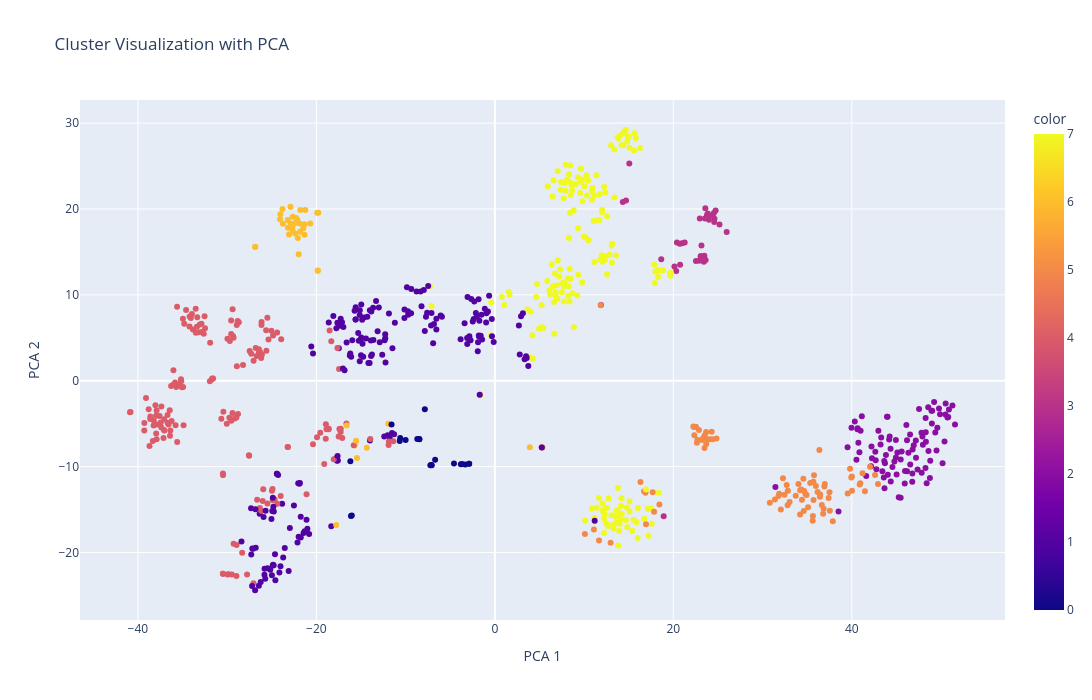

The notebook cell saved with this chart:
### Markdown cell above
### Städte Cluster

### Code cell
from sklearn.cluster import KMeans, HDBSCAN
from sklearn.metrics import silhouette_score, calinski_harabasz_score, davies_bouldin_score
from sklearn.decomposition import PCA

def print_scores(data_to_cluster, clusters):
    # Silhouette-Score
    # Der Silhouette-Score misst, wie ähnlich ein Punkt zu den Punkten in seinem eigenen Cluster ist,
    # im Vergleich zu Punkten in anderen Clustern. Der Wert liegt zwischen -1 und 1, wobei ein höherer
    # Wert eine bessere Clusterqualität anzeigt.
    silhouette_avg = silhouette_score(data_to_cluster, clusters)
    print(f"Silhouette Score: {silhouette_avg}")

    # Calinski-Harabasz-Index
    # Der Calinski-Harabasz-Index bewertet die Clusterqualität basierend auf der Streuung innerhalb
    # der Cluster und der Streuung zwischen den Clustern. Ein höherer Wert zeigt eine bessere
    # Clustertrennung an.
    calinski_harabasz = calinski_harabasz_score(data_to_cluster, clusters)
    print(f"Calinski-Harabasz Index: {calinski_harabasz}")

    # Davies-Bouldin-Index
    # Der Davies-Bouldin-Index misst die durchschnittliche Ähnlichkeit zwischen jedem Cluster und dem
    # Cluster, das ihm am ähnlichsten ist. Ein niedrigerer Wert zeigt eine bessere Clusterqualität an.
    davies_bouldin = davies_bouldin_score(data_to_cluster, clusters)
    print(f"Davies-Bouldin Index: {davies_bouldin}")

def visualize_clusters(data_to_cluster, clusters, plotly=False, data_names=None):
    # Führe t-SNE durch
    # Führe PCA durch

    pca = TSNE(n_components=2)
    pca_result = pca.fit_transform(data_to_cluster.dropna())


    if plotly:
        # Visualisierung mit Plotly
        fig = px.scatter(
            x=pca_result[:, 0],
            y=pca_result[:, 1],
            color=clusters,
            labels={"x": "PCA 1", "y": "PCA 2"},
            hover_name=data_names,
            title="Cluster Visualization with PCA",
            height=700,
            width=1100,
        )
        fig.show()
        return


    # Visualisierung mit Matplotlib
    fig, ax = plt.subplots(figsize=(10, 7))
    scatter = ax.scatter(
        pca_result[:, 0],
        pca_result[:, 1],
        c=clusters[~data_to_cluster.isna().any(axis=1)],
        cmap='viridis',
        alpha=0.7
    )
    ax.set_xlabel("t-SNE 1")
    ax.set_ylabel("t-SNE 2")
    ax.set_title("Cluster Visualization")
    plt.colorbar(scatter, ax=ax, label="Cluster")
    plt.show()



# Selektiere numerische Spalten
numeric_columns = df.select_dtypes(np.number)

# Skaliere die Daten
scaler = StandardScaler()
scaled_numeric = pd.DataFrame(scaler.fit_transform(numeric_columns))


not_na = ~numeric_columns.isna().any(axis=1)
data_to_cluster = scaled_numeric.dropna()

# Führe K-Means-Clustering durch
n_clusters = 8  # Anzahl der Cluster
kmeans = KMeans(n_clusters=n_clusters)
clusters = kmeans.fit_predict(data_to_cluster)

print_scores(data_to_cluster, clusters)
visualize_clusters(data_to_cluster, clusters, plotly=True, data_names=df["city"][not_na])

### Figure 1 — Plotly figure (JSON) as saved in the notebook; plotly's stock layout.template omitted (floating-point values rounded to 4 significant figures; data arrays with more than 128 entries replaced by an {"elided": "..."} marker saying what was removed)
{"data": [{"hovertemplate": "<b>%{hovertext}</b><br><br>PCA 1=%{x}<br>PCA 2=%{y}<br>color=%{marker.color}<extra></extra>", "hovertext": {"elided": "820 str values"}, "legendgroup": "", "marker": {"color": {"elided": "820 int values"}, "coloraxis": "coloraxis", "symbol": "circle"}, "mode": "markers", "name": "", "orientation": "v", "showlegend": false, "type": "scatter", "x": {"elided": "820 float values"}, "xaxis": "x", "y": {"elided": "820 float values"}, "yaxis": "y"}], "layout": {"coloraxis": {"colorbar": {"title": {"text": "color"}}, "colorscale": [[0, "#0d0887"], [0.1111, "#46039f"], [0.2222, "#7201a8"], [0.3333, "#9c179e"], [0.4444, "#bd3786"], [0.5556, "#d8576b"], [0.6667, "#ed7953"], [0.7778, "#fb9f3a"], [0.8889, "#fdca26"], [1, "#f0f921"]]}, "height": 700, "legend": {"tracegroupgap": 0}, "title": {"text": "Cluster Visualization with PCA"}, "width": 1100, "xaxis": {"anchor": "y", "domain": [0, 1], "title": {"text": "PCA 1"}}, "yaxis": {"anchor": "x", "domain": [0, 1], "title": {"text": "PCA 2"}}}}
